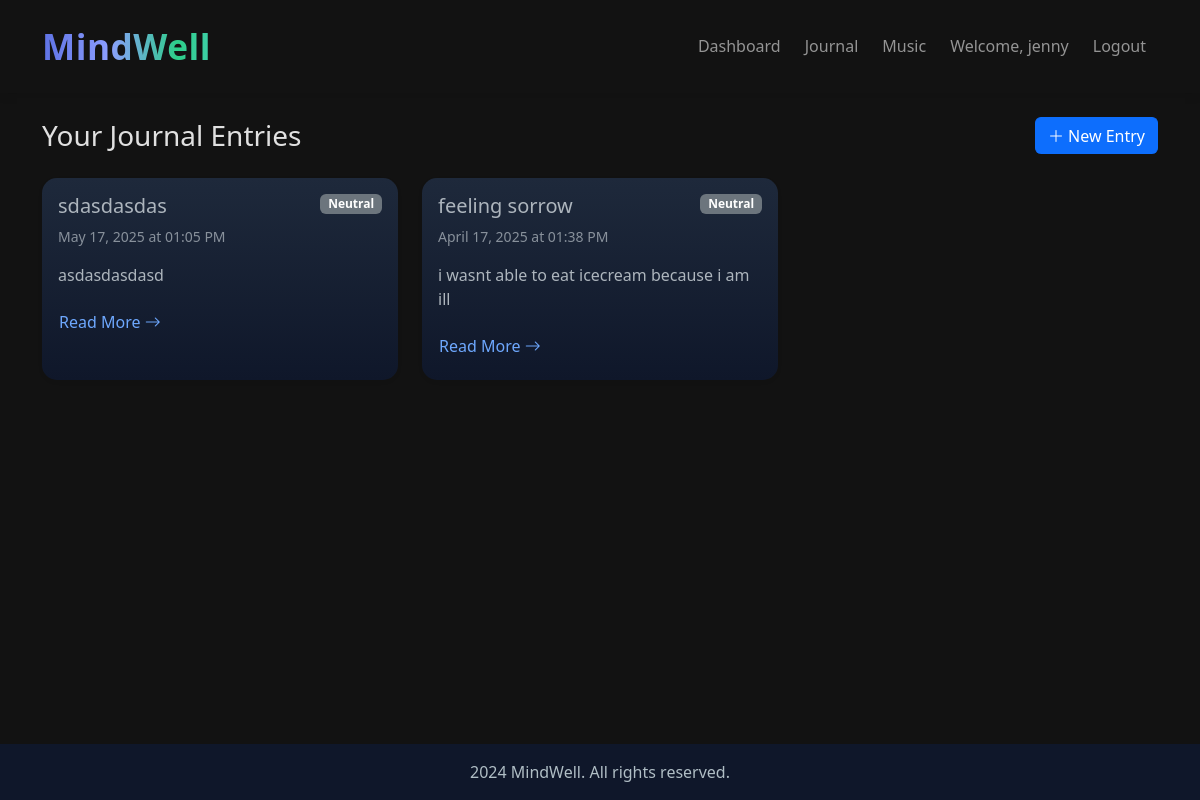
The page /journal/entries (signed in) on the database its author committed.
### src/mental_health_tracker/models/models.py (models this page shows, shortened)
class User(UserMixin, db.Model):
    __tablename__ = 'users'
    id = db.Column(db.Integer, primary_key=True)
    username = db.Column(db.String(80), unique=True, nullable=False)
    email = db.Column(db.String(120), unique=True, nullable=False)
    name = db.Column(db.String(100), nullable=False)
    password_hash = db.Column(db.String(128))
    reset_token = db.Column(db.String(100), unique=True)
    created_at = db.Column(db.DateTime, default=datetime.utcnow)
    mood_entries = db.relationship('mental_health_tracker.models.models.MoodEntry', backref='user', lazy=True)
    journal_entries = db.relationship('mental_health_tracker.models.models.JournalEntry', backref='user', lazy=True)
    activities = db.relationship('mental_health_tracker.models.models.UserActivity', backref='user', lazy=True)
    music_sessions = db.relationship('mental_health_tracker.models.models.MusicTherapySession', backref='user', lazy=True)
    chat_history = db.relationship('mental_health_tracker.models.models.ChatHistory', backref='user', lazy=True)
    breathing_sessions = db.relationship('mental_health_tracker.models.models.BreathingExercise', backref='user', lazy=True)

class JournalEntry(db.Model):
    __tablename__ = 'journal_entries'
    id = db.Column(db.Integer, primary_key=True)
    title = db.Column(db.String(200), nullable=False)
    content = db.Column(db.Text, nullable=False)
    date_created = db.Column(db.DateTime, default=datetime.utcnow)
    user_id = db.Column(db.Integer, db.ForeignKey('users.id'), nullable=False)
    mood_score = db.Column(db.Integer, nullable=True)  # 1-5 scale
    sentiment_score = db.Column(db.Float, nullable=True)  # -1 to 1
    sentiment_label = db.Column(db.String(20), nullable=True)  # positive, negative, neutral

### src/mental_health_tracker/__init__.py (the view)
    @app.route('/journal/entries')
    @login_required
    def journal_entries():
        entries = JournalEntry.query.filter_by(user_id=current_user.id).order_by(JournalEntry.date_created.desc()).all()
        for entry in entries:
            mood_text_map = {1: 'Very Sad', 2: 'Sad', 3: 'Neutral', 4: 'Happy', 5: 'Very Happy'}
            mood_color_map = {1: 'danger', 2: 'warning', 3: 'secondary', 4: 'info', 5: 'success'}
            if entry.mood_score is not None:
                entry.mood = mood_text_map.get(entry.mood_score, 'Neutral')
                entry.mood_color = mood_color_map.get(entry.mood_score, 'secondary')
            else:
                entry.mood = 'Neutral'
                entry.mood_color = 'secondary'
        return render_template('journal/entries.html', entries=entries)

### src/mental_health_tracker/templates/journal/entries.html (shortened to what this page needs)
{% extends "base.html" %}
{% block content %}
<div class="container py-4">
    <div class="d-flex justify-content-between align-items-center mb-4">
        <h1 class="h3 mb-0">Your Journal Entries</h1>
        <a href="{{ url_for('journal_new') }}" class="btn btn-primary">
            <i class="bi bi-plus-lg"></i> New Entry
        </a>
    </div>
    {% if entries %}
    <div class="row g-4">
        {% for entry in entries %}
        <div class="col-md-6 col-lg-4">
            <div class="card h-100 border-0 shadow-sm">
                <div class="card-body">
                    <div class="d-flex justify-content-between align-items-start mb-2">
                        <h5 class="card-title mb-0">{{ entry.title }}</h5>
                        <span class="badge bg-{{ entry.mood_color }}">{{ entry.mood }}</span>
                    </div>
                    <p class="card-text text-muted small mb-3">
                        {{ entry.date_created.strftime('%B %d, %Y at %I:%M %p') }}
                    </p>
                    <p class="card-text">{{ entry.content[:150] }}{% if entry.content|length > 150 %}...{% endif %}</p>
                    <a href="{{ url_for('journal_view', entry_id=entry.id) }}" class="btn btn-link px-0">
                        Read More <i class="bi bi-arrow-right"></i>
                    </a>
                </div>
            </div>
        </div>
        {% endfor %}
    </div>
    {% endif %}
</div>
{% endblock %}

### src/mental_health_tracker/templates/base.html (shortened to what this page needs)
<!DOCTYPE html>
<html lang="en" data-bs-theme="dark" class="h-100">
<head>
    <link rel="stylesheet" href="https://cdn.jsdelivr.net/npm/bootstrap@5.3.0/dist/css/bootstrap.min.css">
    <link rel="stylesheet" href="https://cdn.jsdelivr.net/npm/bootstrap-icons@1.7.2/font/bootstrap-icons.css">
    <link href='https://unpkg.com/boxicons@2.1.4/css/boxicons.min.css' rel='stylesheet'>
    <link rel="stylesheet" href="{{ url_for('static', filename='css/custom.css') }}">
    <link rel="stylesheet" href="{{ url_for('static', filename='css/journal.css') }}">
    <link rel="stylesheet" href="{{ url_for('static', filename='css/landing.css') }}">
    <link rel="stylesheet" href="{{ url_for('static', filename='css/hero-image.css') }}">
    <link rel="stylesheet" href="{{ url_for('static', filename='css/dashboard.css') }}">
    <link rel="stylesheet" href="{{ url_for('static', filename='css/all.min.css') }}">
</head>
<body class="d-flex flex-column h-100">
    {% if not hide_nav %}
    <nav class="navbar navbar-expand-lg navbar-dark bg-dark">
        <div class="container">
            <a class="navbar-brand brand-logo" href="{{ url_for('index') }}">MindWell</a>
            <div class="collapse navbar-collapse justify-content-end" id="navbarNav">
                <ul class="navbar-nav">
                    {% if current_user.is_authenticated %}
                        <li class="nav-item">
                            <a class="nav-link" href="{{ url_for('dashboard') }}">Dashboard</a>
                        </li>
                        <li class="nav-item">
                            <a class="nav-link" href="{{ url_for('journal_list') }}">Journal</a>
                        </li>
                        <li class="nav-item">
                            <a class="nav-link" href="{{ url_for('music_dashboard') }}">Music</a>
                        </li>
                        <li class="nav-item">
                            <span class="nav-link">Welcome, {{ current_user.username }}</span>
                        </li>
                        <li class="nav-item">
                            <a class="nav-link" href="{{ url_for('logout') }}">Logout</a>
                        </li>
                    {% else %}
                        <li class="nav-item">
                            <a class="nav-link" href="{{ url_for('login') }}">Login</a>
                        </li>
                    {% endif %}
                </ul>
            </div>
        </div>
    </nav>
    {% endif %}
    <main class="flex-shrink-0">
        {% block content %}{% endblock %}
    </main>
    {% if not hide_footer %}
    <footer class="footer mt-auto py-3 bg-dark">
        <div class="container text-center">
            <span class="text-muted"> 2024 MindWell. All rights reserved.</span>
        </div>
    </footer>
    {% endif %}
</body>
</html>

### src/mental_health_tracker/static/css/custom.css (style rules this page uses)
a, a:link, a:visited, a:hover, a:active, a:focus { text-decoration: none !important; border-bottom: none !important; outline: none !important; }
.brand-logo { font-size: 2.2rem; font-weight: 700; background-size: 200% 200%; background-image: linear-gradient(90deg, #5e72e4 0%, #8c9eff 20%, #2dce89 40%, #4fd1c5 60%, #fb6340 80%, #f5365c 100%); -webkit-background-clip: text; background-clip: text; -webkit-text-fill-color: transparent; transition: transform 0.3s ease; letter-spacing: -0.5px; padding: 0.25rem 0; animation: gradientMove 10s ease infinite; }
.navbar { padding: 0.75rem 0; box-shadow: 0 2px 10px rgba(0, 0, 0, 0.1); }
.navbar-nav .nav-link { font-weight: 500; padding: 0.5rem 1rem; margin: 0 0.25rem; border-radius: 5px; transition: all 0.3s ease; }
.card { border: none; box-shadow: 0 5px 15px rgba(0, 0, 0, 0.1); border-radius: 15px; overflow: hidden; background: linear-gradient(to bottom, #1e293b, #0f172a); }
.footer { position: relative; bottom: 0; width: 100%; padding: 2rem 0; background-color: #0f172a; }
.bi { line-height: 1; }
.btn, .nav-link, .card { transition: all 0.3s ease; }
*::before, *::after { padding: 0; margin: 0; box-sizing: border-box; list-style: none; list-style-type: none; text-decoration: none; -webkit-font-smoothing: antialiased; -moz-osx-font-smoothing: grayscale; text-rendering: optimizeLegibility; }

### src/mental_health_tracker/static/css/landing.css (style rules this page uses)
body { background-color: #121212; color: #e0e0e0; }
.navbar { padding: 1rem 0; background-color: rgba(18, 18, 18, 0.95) !important; box-shadow: 0 2px 10px rgba(0, 0, 0, 0.1); }
.navbar-nav { margin-left: auto !important; margin-right: 0 !important; }
.navbar-brand { font-weight: 600; letter-spacing: 0.5px; }
.footer { background-color: #0f172a !important; padding: 1.5rem 0; margin-top: 3rem; }
.footer .text-muted { color: #b0bec5 !important; }

### src/mental_health_tracker/static/css/dashboard.css (style rules this page uses)
:root { --primary-gradient: linear-gradient(135deg, #4a90e2, #67b26f); --secondary-gradient: linear-gradient(135deg, #67b26f, #4ca2cd); --accent-gradient: linear-gradient(135deg, #4facfe, #00f2fe); --success-gradient: linear-gradient(135deg, #84fab0, #8fd3f4); --leaf-green: #8bc34a; --forest-green: #4caf50; --moss-green: #66bb6a; --sky-blue: #81d4fa; --water-blue: #4fc3f7; --sand-beige: #ffe0b2; --earth-brown: #a1887f; --sunset-orange: #ffab91; --lavender: #b39ddb; --petal-pink: #f48fb1; --text-primary: #37474f; --text-secondary: #607d8b; --text-light: #90a4ae; --card-bg: rgba(255, 255, 255, 0.92); --glass-bg: rgba(255, 255, 255, 0.85); --glass-border: rgba(255, 255, 255, 0.25); --glass-shadow: rgba(31, 38, 135, 0.15); }

### src/mental_health_tracker/templates/base.html (style rules this page uses)
body { min-height: 100vh; display: flex; flex-direction: column; }
main { flex: 1 0 auto; }
.footer { flex-shrink: 0; margin-top: auto; }

### rows shown on the page
User: username "jenny"
JournalEntry: title "sdasdasdas", mood "Neutral", date_created "May 17, 2025 at 01:05 PM", content "asdasdasdasd"
JournalEntry: title "feeling sorrow", mood "Neutral", date_created "April 17, 2025 at 01:38 PM", content "i wasnt able to eat icecream because i am ill"
